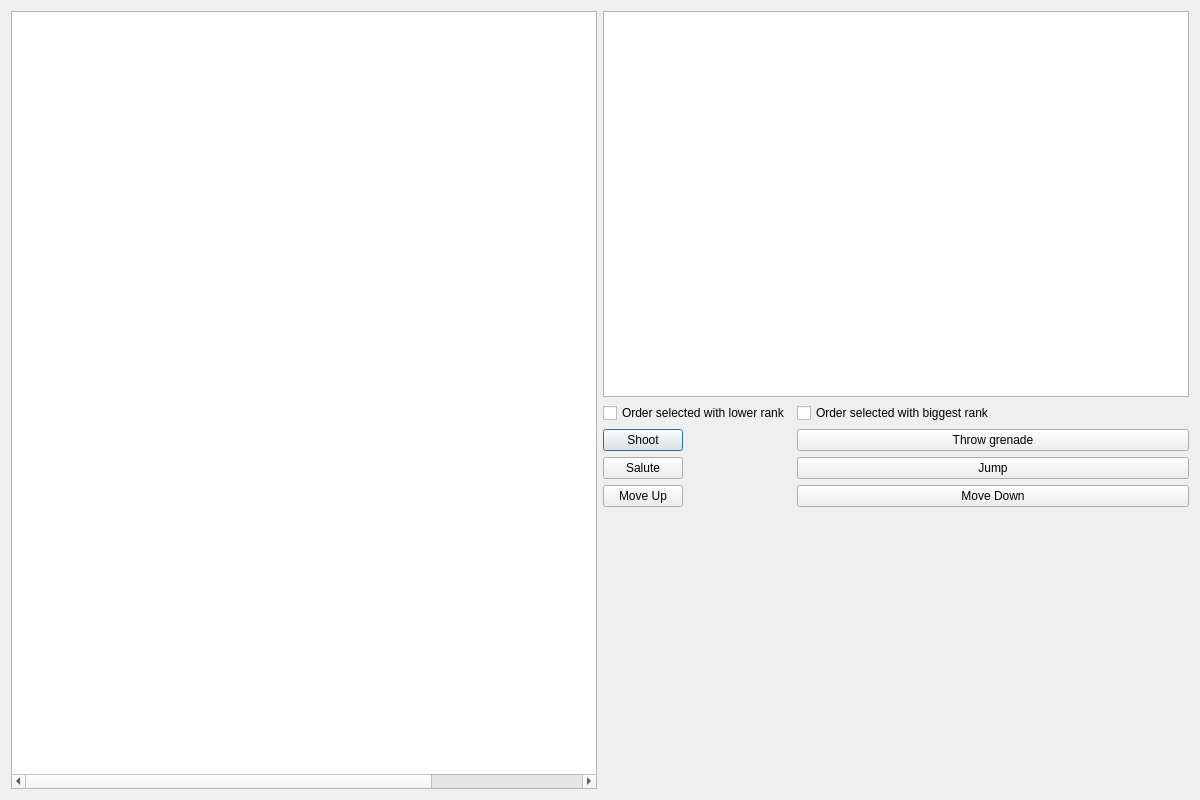
<?xml version="1.0" encoding="UTF-8"?>
<ui version="4.0">
 <class>GameWindow</class>
 <widget class="QDialog" name="GameWindow">
  <property name="geometry">
   <rect>
    <x>0</x>
    <y>0</y>
    <width>1200</width>
    <height>800</height>
   </rect>
  </property>
  <property name="windowTitle">
   <string>SoldierApp - game</string>
  </property>
  <layout class="QHBoxLayout" name="horizontalLayout">
   <item>
    <widget class="QGraphicsView" name="graphicsView">
     <property name="sizePolicy">
      <sizepolicy hsizetype="Preferred" vsizetype="Preferred">
       <horstretch>0</horstretch>
       <verstretch>0</verstretch>
      </sizepolicy>
     </property>
     <property name="sceneRect">
      <rectf>
       <x>0.000000000000000</x>
       <y>0.000000000000000</y>
       <width>800.000000000000000</width>
       <height>600.000000000000000</height>
      </rectf>
     </property>
    </widget>
   </item>
   <item>
    <layout class="QVBoxLayout" name="soldiersManagementLayout">
     <item>
      <widget class="QTableView" name="soldiersTable">
       <property name="sizePolicy">
        <sizepolicy hsizetype="Preferred" vsizetype="Preferred">
         <horstretch>0</horstretch>
         <verstretch>0</verstretch>
        </sizepolicy>
       </property>
       <property name="editTriggers">
        <set>QAbstractItemView::NoEditTriggers</set>
       </property>
       <property name="selectionMode">
        <enum>QAbstractItemView::MultiSelection</enum>
       </property>
       <property name="selectionBehavior">
        <enum>QAbstractItemView::SelectRows</enum>
       </property>
       <attribute name="horizontalHeaderStretchLastSection">
        <bool>true</bool>
       </attribute>
      </widget>
     </item>
     <item>
      <layout class="QFormLayout" name="orderLayout">
       <item row="1" column="0">
        <widget class="QPushButton" name="shootButton">
         <property name="text">
          <string>Shoot</string>
         </property>
        </widget>
       </item>
       <item row="1" column="1">
        <widget class="QPushButton" name="grenadeButton">
         <property name="text">
          <string>Throw grenade</string>
         </property>
        </widget>
       </item>
       <item row="2" column="0">
        <widget class="QPushButton" name="saluteButton">
         <property name="text">
          <string>Salute</string>
         </property>
        </widget>
       </item>
       <item row="2" column="1">
        <widget class="QPushButton" name="jumpButton">
         <property name="text">
          <string>Jump</string>
         </property>
        </widget>
       </item>
       <item row="3" column="0">
        <widget class="QPushButton" name="moveUpButton">
         <property name="text">
          <string>Move Up</string>
         </property>
        </widget>
       </item>
       <item row="3" column="1">
        <widget class="QPushButton" name="moveDownButton">
         <property name="text">
          <string>Move Down</string>
         </property>
        </widget>
       </item>
       <item row="0" column="0">
        <widget class="QCheckBox" name="orderLowerRankCheckbox">
         <property name="text">
          <string>Order selected with lower rank</string>
         </property>
        </widget>
       </item>
       <item row="0" column="1">
        <widget class="QCheckBox" name="orderBiggestRankCheckbox">
         <property name="text">
          <string>Order selected with biggest rank</string>
         </property>
        </widget>
       </item>
      </layout>
     </item>
    </layout>
   </item>
  </layout>
 </widget>
 <resources/>
 <connections/>
</ui>
